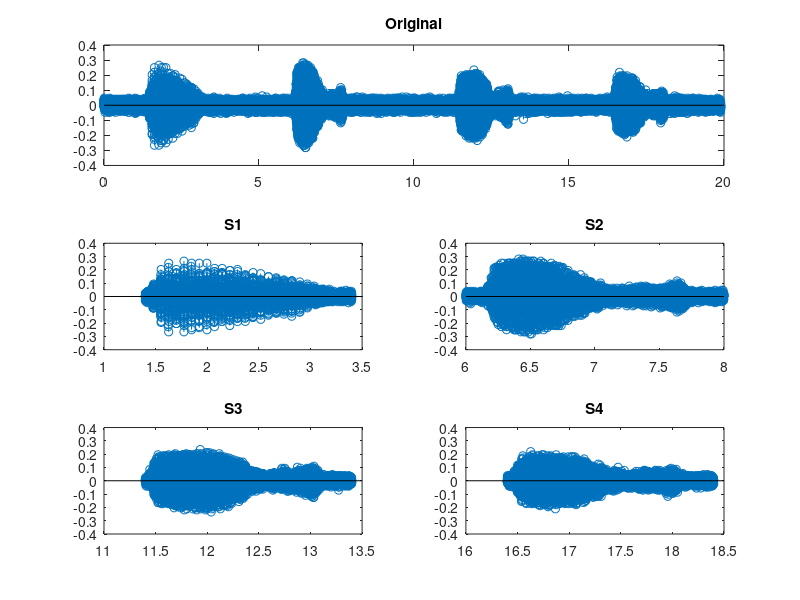

The MATLAB script that drew this image:
% % LAB2 Ex.3 a)
clear all;
close all;

som = load('som_baleia.mat');
fs = som.fs;
n = [1:length(som.w)]/fs; % length() == numel() para 1xN arrays
figure(1);
subplot(3,2,[1 2]);
stem(n,som.w);
title('Original');

% % LAB2 Ex.3 b)
n1 = n>1.4 & n<3.4;
n2 = n>6 & n<8;
n3 = n>11.4 & n<13.4;
n4 = n>16.4 & n<18.4;

subplot(3,2,3);
stem(n(n1),som.w(n1));
title('S1');
subplot(3,2,4);
stem(n(n2),som.w(n2));
title('S2');
subplot(3,2,5);
stem(n(n3),som.w(n3));
title('S3');
subplot(3,2,6);
stem(n(n4),som.w(n4));
title('S4');